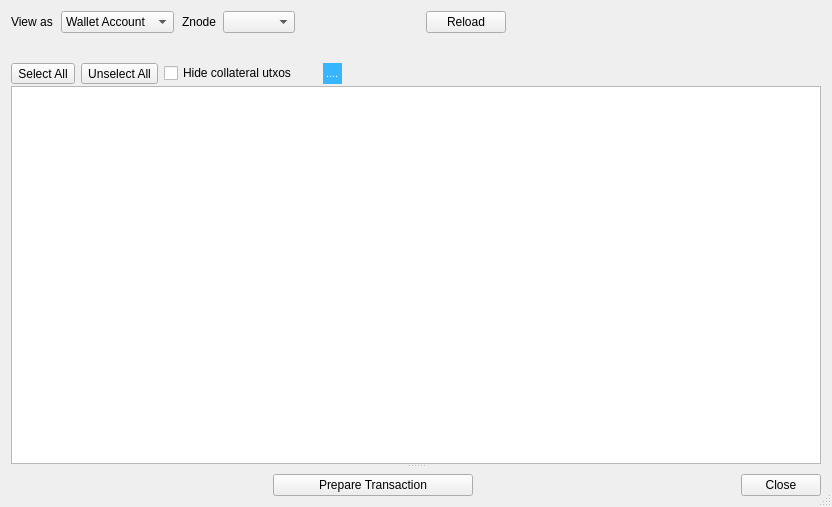
<?xml version="1.0" encoding="UTF-8"?>
<ui version="4.0">
 <class>SendPayoutDlg</class>
 <widget class="QDialog" name="SendPayoutDlg">
  <property name="geometry">
   <rect>
    <x>0</x>
    <y>0</y>
    <width>832</width>
    <height>507</height>
   </rect>
  </property>
  <property name="sizePolicy">
   <sizepolicy hsizetype="Preferred" vsizetype="Preferred">
    <horstretch>0</horstretch>
    <verstretch>0</verstretch>
   </sizepolicy>
  </property>
  <property name="windowTitle">
   <string>Dialog</string>
  </property>
  <property name="sizeGripEnabled">
   <bool>true</bool>
  </property>
  <property name="modal">
   <bool>true</bool>
  </property>
  <layout class="QVBoxLayout" name="verticalLayout">
   <item>
    <widget class="QWidget" name="pnl_input" native="true">
     <layout class="QVBoxLayout" name="verticalLayout_4">
      <property name="spacing">
       <number>0</number>
      </property>
      <property name="leftMargin">
       <number>0</number>
      </property>
      <property name="topMargin">
       <number>0</number>
      </property>
      <property name="rightMargin">
       <number>0</number>
      </property>
      <property name="bottomMargin">
       <number>0</number>
      </property>
      <item>
       <layout class="QHBoxLayout" name="lay_input">
        <property name="spacing">
         <number>8</number>
        </property>
        <item>
         <widget class="QLabel" name="label_3">
          <property name="text">
           <string>View as</string>
          </property>
         </widget>
        </item>
        <item>
         <widget class="QComboBox" name="cbo_address_source_mode">
          <property name="sizePolicy">
           <sizepolicy hsizetype="Fixed" vsizetype="Fixed">
            <horstretch>0</horstretch>
            <verstretch>0</verstretch>
           </sizepolicy>
          </property>
          <property name="minimumSize">
           <size>
            <width>0</width>
            <height>0</height>
           </size>
          </property>
          <property name="maximumSize">
           <size>
            <width>160</width>
            <height>16777215</height>
           </size>
          </property>
          <item>
           <property name="text">
            <string>Wallet Account</string>
           </property>
          </item>
          <item>
           <property name="text">
            <string>BIP32 Path</string>
           </property>
          </item>
          <item>
           <property name="text">
            <string>Znode Address</string>
           </property>
          </item>
         </widget>
        </item>
        <item>
         <widget class="QStackedWidget" name="sw_address_source">
          <property name="sizePolicy">
           <sizepolicy hsizetype="Maximum" vsizetype="Maximum">
            <horstretch>0</horstretch>
            <verstretch>0</verstretch>
           </sizepolicy>
          </property>
          <property name="currentIndex">
           <number>2</number>
          </property>
          <widget class="QWidget" name="wdg_address_source_1">
           <property name="sizePolicy">
            <sizepolicy hsizetype="Maximum" vsizetype="Preferred">
             <horstretch>0</horstretch>
             <verstretch>0</verstretch>
            </sizepolicy>
           </property>
           <layout class="QHBoxLayout" name="horizontalLayout_6" stretch="0,0,0,0,0">
            <property name="spacing">
             <number>1</number>
            </property>
            <property name="leftMargin">
             <number>0</number>
            </property>
            <property name="topMargin">
             <number>0</number>
            </property>
            <property name="rightMargin">
             <number>0</number>
            </property>
            <property name="bottomMargin">
             <number>0</number>
            </property>
            <item>
             <widget class="QLabel" name="lbl_account">
              <property name="text">
               <string>Account  </string>
              </property>
             </widget>
            </item>
            <item>
             <widget class="QComboBox" name="cbo_hw_account_nr"/>
            </item>
            <item>
             <widget class="QToolButton" name="btn_add_hw_account_nr">
              <property name="toolTip">
               <string>Add new account number</string>
              </property>
              <property name="text">
               <string>.</string>
              </property>
             </widget>
            </item>
            <item>
             <spacer name="horizontalSpacer_6">
              <property name="orientation">
               <enum>Qt::Horizontal</enum>
              </property>
              <property name="sizeHint" stdset="0">
               <size>
                <width>40</width>
                <height>20</height>
               </size>
              </property>
             </spacer>
            </item>
            <item>
             <widget class="QLabel" name="lbl_hw_account_base_path">
              <property name="text">
               <string>...</string>
              </property>
             </widget>
            </item>
           </layout>
          </widget>
          <widget class="QWidget" name="wdg_address_source_2">
           <property name="sizePolicy">
            <sizepolicy hsizetype="Maximum" vsizetype="Preferred">
             <horstretch>0</horstretch>
             <verstretch>0</verstretch>
            </sizepolicy>
           </property>
           <layout class="QHBoxLayout" name="horizontalLayout_2">
            <property name="leftMargin">
             <number>0</number>
            </property>
            <property name="topMargin">
             <number>0</number>
            </property>
            <property name="rightMargin">
             <number>0</number>
            </property>
            <property name="bottomMargin">
             <number>0</number>
            </property>
            <item>
             <widget class="QLabel" name="lblSourceBip32Path">
              <property name="text">
               <string>BIP32 path</string>
              </property>
             </widget>
            </item>
            <item>
             <widget class="QLineEdit" name="edt_src_bip32_path">
              <property name="sizePolicy">
               <sizepolicy hsizetype="Fixed" vsizetype="Fixed">
                <horstretch>0</horstretch>
                <verstretch>0</verstretch>
               </sizepolicy>
              </property>
              <property name="maximumSize">
               <size>
                <width>100</width>
                <height>16777215</height>
               </size>
              </property>
              <property name="styleSheet">
               <string notr="true">background-color: lightgray;</string>
              </property>
              <property name="readOnly">
               <bool>true</bool>
              </property>
             </widget>
            </item>
            <item>
             <widget class="QToolButton" name="btn_src_bip32_path">
              <property name="toolTip">
               <string>Change BIP32 path</string>
              </property>
              <property name="text">
               <string>...</string>
              </property>
             </widget>
            </item>
            <item>
             <spacer name="horizontalSpacer_4">
              <property name="orientation">
               <enum>Qt::Horizontal</enum>
              </property>
              <property name="sizeHint" stdset="0">
               <size>
                <width>40</width>
                <height>20</height>
               </size>
              </property>
             </spacer>
            </item>
           </layout>
          </widget>
          <widget class="QWidget" name="wdg_address_source_3">
           <layout class="QHBoxLayout" name="horizontalLayout">
            <property name="leftMargin">
             <number>0</number>
            </property>
            <property name="topMargin">
             <number>0</number>
            </property>
            <property name="rightMargin">
             <number>0</number>
            </property>
            <property name="bottomMargin">
             <number>0</number>
            </property>
            <item>
             <widget class="QLabel" name="lbl_src_masternode">
              <property name="text">
               <string>Znode</string>
              </property>
             </widget>
            </item>
            <item>
             <widget class="QComboBox" name="cbo_src_masternodes"/>
            </item>
            <item>
             <spacer name="horizontalSpacer_7">
              <property name="orientation">
               <enum>Qt::Horizontal</enum>
              </property>
              <property name="sizeHint" stdset="0">
               <size>
                <width>40</width>
                <height>20</height>
               </size>
              </property>
             </spacer>
            </item>
           </layout>
          </widget>
         </widget>
        </item>
        <item>
         <widget class="QPushButton" name="btnLoadTransactions">
          <property name="text">
           <string>Reload</string>
          </property>
          <property name="autoDefault">
           <bool>false</bool>
          </property>
         </widget>
        </item>
        <item>
         <spacer name="horizontalSpacer_5">
          <property name="orientation">
           <enum>Qt::Horizontal</enum>
          </property>
          <property name="sizeHint" stdset="0">
           <size>
            <width>40</width>
            <height>20</height>
           </size>
          </property>
         </spacer>
        </item>
       </layout>
      </item>
     </layout>
    </widget>
   </item>
   <item>
    <widget class="QSplitter" name="splitter">
     <property name="orientation">
      <enum>Qt::Vertical</enum>
     </property>
     <widget class="QWidget" name="main_widget" native="true">
      <layout class="QVBoxLayout" name="verticalLayout_2">
       <property name="spacing">
        <number>2</number>
       </property>
       <property name="leftMargin">
        <number>0</number>
       </property>
       <property name="topMargin">
        <number>0</number>
       </property>
       <property name="rightMargin">
        <number>0</number>
       </property>
       <property name="bottomMargin">
        <number>0</number>
       </property>
       <item>
        <widget class="QLabel" name="lbl_message_2">
         <property name="text">
          <string/>
         </property>
         <property name="openExternalLinks">
          <bool>true</bool>
         </property>
         <property name="textInteractionFlags">
          <set>Qt::LinksAccessibleByMouse|Qt::TextSelectableByMouse</set>
         </property>
        </widget>
       </item>
       <item>
        <layout class="QHBoxLayout" name="horizontalLayout_4">
         <property name="spacing">
          <number>6</number>
         </property>
         <property name="topMargin">
          <number>8</number>
         </property>
         <item>
          <widget class="QToolButton" name="btnCheckAll">
           <property name="toolTip">
            <string/>
           </property>
           <property name="text">
            <string>Select All</string>
           </property>
           <property name="iconSize">
            <size>
             <width>12</width>
             <height>12</height>
            </size>
           </property>
           <property name="toolButtonStyle">
            <enum>Qt::ToolButtonTextBesideIcon</enum>
           </property>
          </widget>
         </item>
         <item>
          <widget class="QToolButton" name="btnUncheckAll">
           <property name="toolTip">
            <string/>
           </property>
           <property name="text">
            <string>Unselect All</string>
           </property>
           <property name="iconSize">
            <size>
             <width>12</width>
             <height>12</height>
            </size>
           </property>
           <property name="toolButtonStyle">
            <enum>Qt::ToolButtonTextBesideIcon</enum>
           </property>
          </widget>
         </item>
         <item>
          <widget class="QCheckBox" name="chbHideCollateralTx">
           <property name="styleSheet">
            <string notr="true"/>
           </property>
           <property name="text">
            <string>Hide collateral utxos</string>
           </property>
          </widget>
         </item>
         <item>
          <widget class="QLabel" name="lbl_message">
           <property name="styleSheet">
            <string notr="true">margin-left:20px;
font-size:11px;
background-color: rgb(56, 181, 255);
color: rgb(255, 255, 255);</string>
           </property>
           <property name="text">
            <string>....</string>
           </property>
           <property name="wordWrap">
            <bool>false</bool>
           </property>
           <property name="openExternalLinks">
            <bool>true</bool>
           </property>
           <property name="textInteractionFlags">
            <set>Qt::LinksAccessibleByMouse|Qt::TextSelectableByMouse</set>
           </property>
          </widget>
         </item>
         <item>
          <spacer name="horizontalSpacer_3">
           <property name="orientation">
            <enum>Qt::Horizontal</enum>
           </property>
           <property name="sizeHint" stdset="0">
            <size>
             <width>40</width>
             <height>20</height>
            </size>
           </property>
          </spacer>
         </item>
        </layout>
       </item>
       <item>
        <widget class="QTableView" name="tableView">
         <property name="sizeAdjustPolicy">
          <enum>QAbstractScrollArea::AdjustToContentsOnFirstShow</enum>
         </property>
         <property name="selectionBehavior">
          <enum>QAbstractItemView::SelectRows</enum>
         </property>
         <property name="showGrid">
          <bool>true</bool>
         </property>
         <property name="sortingEnabled">
          <bool>false</bool>
         </property>
         <attribute name="verticalHeaderVisible">
          <bool>false</bool>
         </attribute>
         <attribute name="verticalHeaderCascadingSectionResizes">
          <bool>true</bool>
         </attribute>
         <attribute name="verticalHeaderHighlightSections">
          <bool>false</bool>
         </attribute>
        </widget>
       </item>
      </layout>
     </widget>
     <widget class="QWidget" name="dest_widget1" native="true">
      <property name="sizePolicy">
       <sizepolicy hsizetype="Preferred" vsizetype="Expanding">
        <horstretch>0</horstretch>
        <verstretch>0</verstretch>
       </sizepolicy>
      </property>
      <layout class="QVBoxLayout" name="verticalLayout_3">
       <property name="leftMargin">
        <number>0</number>
       </property>
       <property name="topMargin">
        <number>0</number>
       </property>
       <property name="rightMargin">
        <number>0</number>
       </property>
       <property name="bottomMargin">
        <number>0</number>
       </property>
       <item>
        <widget class="QFrame" name="dest_widget">
         <property name="frameShape">
          <enum>QFrame::StyledPanel</enum>
         </property>
        </widget>
       </item>
      </layout>
     </widget>
    </widget>
   </item>
   <item>
    <layout class="QHBoxLayout" name="horizontalLayout_3">
     <item>
      <spacer name="horizontalSpacer_2">
       <property name="orientation">
        <enum>Qt::Horizontal</enum>
       </property>
       <property name="sizeHint" stdset="0">
        <size>
         <width>40</width>
         <height>20</height>
        </size>
       </property>
      </spacer>
     </item>
     <item>
      <widget class="QPushButton" name="btnSend">
       <property name="sizePolicy">
        <sizepolicy hsizetype="Minimum" vsizetype="Minimum">
         <horstretch>0</horstretch>
         <verstretch>0</verstretch>
        </sizepolicy>
       </property>
       <property name="minimumSize">
        <size>
         <width>200</width>
         <height>0</height>
        </size>
       </property>
       <property name="maximumSize">
        <size>
         <width>200</width>
         <height>16777215</height>
        </size>
       </property>
       <property name="text">
        <string>Prepare Transaction</string>
       </property>
       <property name="autoDefault">
        <bool>false</bool>
       </property>
      </widget>
     </item>
     <item>
      <spacer name="horizontalSpacer">
       <property name="orientation">
        <enum>Qt::Horizontal</enum>
       </property>
       <property name="sizeHint" stdset="0">
        <size>
         <width>40</width>
         <height>20</height>
        </size>
       </property>
      </spacer>
     </item>
     <item alignment="Qt::AlignRight">
      <widget class="QPushButton" name="btnClose">
       <property name="sizePolicy">
        <sizepolicy hsizetype="Maximum" vsizetype="Fixed">
         <horstretch>0</horstretch>
         <verstretch>0</verstretch>
        </sizepolicy>
       </property>
       <property name="minimumSize">
        <size>
         <width>0</width>
         <height>0</height>
        </size>
       </property>
       <property name="layoutDirection">
        <enum>Qt::LeftToRight</enum>
       </property>
       <property name="text">
        <string>Close</string>
       </property>
       <property name="autoDefault">
        <bool>false</bool>
       </property>
      </widget>
     </item>
    </layout>
   </item>
  </layout>
 </widget>
 <resources/>
 <connections/>
</ui>
